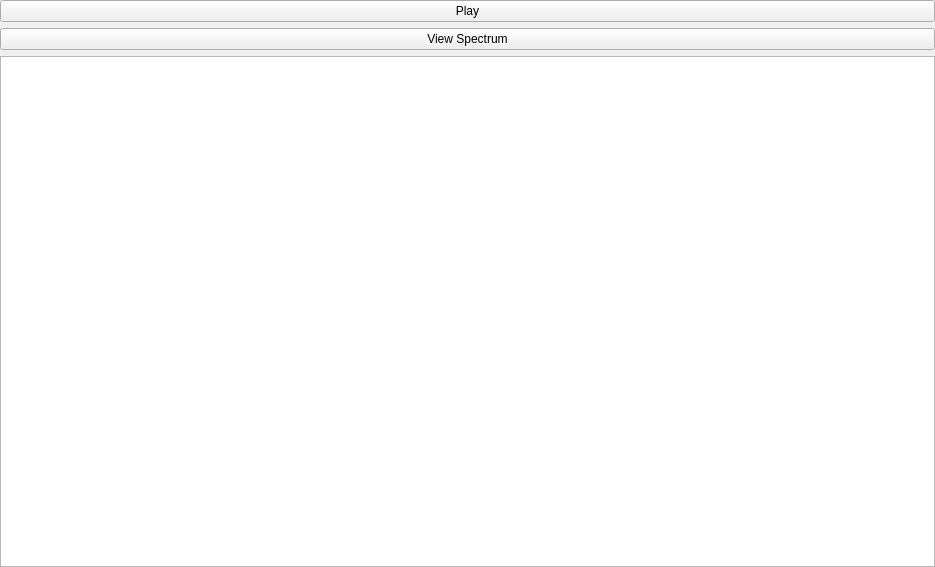
<?xml version="1.0" encoding="UTF-8"?>
<ui version="4.0">
 <class>GraphicWindow</class>
 <widget class="QWidget" name="GraphicWindow">
  <property name="geometry">
   <rect>
    <x>0</x>
    <y>0</y>
    <width>935</width>
    <height>567</height>
   </rect>
  </property>
  <property name="windowTitle">
   <string>GraphicWindow</string>
  </property>
  <layout class="QVBoxLayout" name="verticalLayout">
   <property name="leftMargin">
    <number>0</number>
   </property>
   <property name="topMargin">
    <number>0</number>
   </property>
   <property name="rightMargin">
    <number>0</number>
   </property>
   <property name="bottomMargin">
    <number>0</number>
   </property>
   <item>
    <widget class="QPushButton" name="pushButtonPlay">
     <property name="text">
      <string>Play</string>
     </property>
    </widget>
   </item>
   <item>
    <widget class="QPushButton" name="pushButton">
     <property name="text">
      <string>View Spectrum</string>
     </property>
    </widget>
   </item>
   <item>
    <widget class="GraphicsLayoutWidget" name="graphicsView"/>
   </item>
  </layout>
 </widget>
 <customwidgets>
  <customwidget>
   <class>GraphicsLayoutWidget</class>
   <extends>QGraphicsView</extends>
   <header>pyqtgraph</header>
  </customwidget>
 </customwidgets>
 <resources/>
 <connections/>
</ui>
